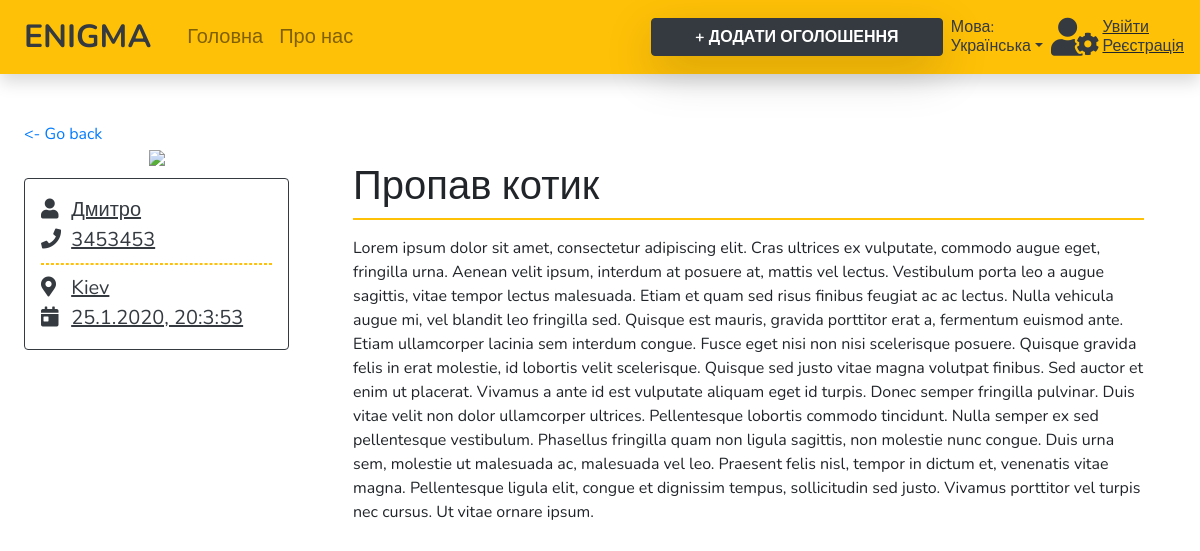
Page /post.php?id=62 on the committed database.
### tables this page shows
CREATE TABLE `users` (
  `id` int(11) NOT NULL,
  `uid` varchar(100) NOT NULL,
  `name` varchar(255) DEFAULT NULL,
  `email` varchar(255) DEFAULT NULL,
  `password` varchar(255) DEFAULT NULL,
  `login` varchar(255) DEFAULT NULL,
  `phone` varchar(255) DEFAULT NULL,
  `address` varchar(255) DEFAULT NULL,
  `checked1` tinyint(1) DEFAULT NULL,
  `checked2` tinyint(1) DEFAULT NULL,
  `status` tinyint(1) DEFAULT NULL,
  `regdate` datetime NOT NULL
);

CREATE TABLE `posts` (
  `id` int(11) NOT NULL,
  `owner_id` int(11) DEFAULT NULL,
  `uid` varchar(255) DEFAULT NULL,
  `header` varchar(255) DEFAULT NULL,
  `category` varchar(255) DEFAULT NULL,
  `desc` varchar(2048) DEFAULT NULL,
  `img` varchar(1024) DEFAULT NULL,
  `location` varchar(255) DEFAULT NULL,
  `regdate` varchar(255) DEFAULT NULL,
  `status` enum('lost','found','theft','deactivated') DEFAULT NULL,
  `reward` int(11) DEFAULT NULL
);

### post.php (the view, shortened to what this page needs)
<?php
require_once('components/header.php');
require_once('components/navbar.php');
$img = [];
$postInfo = mysqli_query($link, "SELECT * FROM `posts` WHERE `id` = '$_GET[id]'");
$postInfo = mysqli_fetch_assoc($postInfo);
$ownerInfo = mysqli_query($link, "SELECT `name`, `phone` FROM `users` WHERE `id` = '$postInfo[owner_id]'");
$ownerInfo = mysqli_fetch_assoc($ownerInfo);
if (isset($postInfo['img'])){
    $img = json_decode($postInfo['img'], true);
}
$date = json_decode($postInfo['regdate'], true);
$displayDate = $date['mday'] . '.' . $date['mon'] . '.' . $date['year'] . ', ' . $date['hours'] . ':' . $date['minutes'] . ':' . $date['seconds'];
?>
    <main class="mt-5 mx-2">
        <a href="index.php" class="py-3 m-3"><- Go back</a>
        <div class="d-none d-md-flex flex-row">
            <div class="d-flex flex-column mx-3">
                <?php if (isset($img)){
                    echo "<div class='d-flex justify-content-center'><img src='{$img['data']['url']}' class='img-fluid my-1' style='max-height: 300px;max-width: 500px;'></div>";
                } else {
                    echo '<i class="fas fa-question-square text-decoration-none text-dark my-1" style="font-size: 300px;"></i>';
                } ?>
                <div class="rounded border border-dark d-flex flex-column p-3 my-2" style="min-width: 265px;">
                    <a href="user.php?id=<?= $postInfo['owner_id'] ?>"
                       class="text-decoration-none text-dark"
                       style="font-size: 20px;">
                        <i class="fas fa-user"></i>
                        <u><?= $ownerInfo['name'] ?></u>
                    </a>
                    <a href="tel:<?= $ownerInfo['phone'] ?>"
                       class="text-decoration-none text-dark"
                       style="font-size: 20px;">
                        <i class="fas fa-phone"></i>
                        <u><?= $ownerInfo['phone'] ?></u>
                    </a>
                    <div class="my-2" style="border: 1px dashed #ffc107;"></div>
                    <a href="https://www.google.com/maps/search/<?= $postInfo['location'] ?>/"
                       class="text-decoration-none text-dark"
                       style="font-size: 20px;">
                        <i class="fas fa-map-marker-alt"></i>
                        <u><?= $postInfo['location'] ?></u>
                    </a>
                    <a href="https://time.is/"
                       class="text-decoration-none text-dark"
                       style="font-size: 20px;">
                        <i class="fas fa-calendar-day"></i>
                        <u><?= $displayDate ?></u>
                    </a>
                </div>
            </div>
            <div class="d-flex flex-column px-5 mt-3">
                <h1 class="text-break"><?= $postInfo['header'] ?></h1>
                <div class="border border border-warning mb-3"></div>
                <span class="text-break"><?= $postInfo['desc'] ?></span>
            </div>
        </div>
    </main>
<?php require_once('components/footer.php'); ?>

### css/style.css (style rules this page uses)
html, body { overflow-x: hidden; width: 100%; height: 100%; font-family: 'Nunito', sans-serif; }
a, button, li, .item, .fa-question-square, .nav-link { transition: .5s; }
i { width: 25px; }

### rows in the picture
users: name "Дмитро", phone "3453453"
posts: location "Kiev", regdate "25.1.2020, 20:3:53", header "Пропав котик", desc "Lorem ipsum dolor sit amet, consectetur adipiscing elit. Cras ultrices ex vulputate, commodo augue eget, fringilla urna. Aenean velit ipsum, interdum at posuere at, mattis vel lectus. Vestibulum porta leo a augue sagittis, vitae tempor lectus malesuada. Etiam et quam sed risus finibus feugiat ac ac lectus. Nulla vehicula augue mi, vel blandit leo fringilla sed. Quisque est mauris, gravida porttitor erat a, fermentum euismod ante. Etiam ullamcorper lacinia sem interdum congue. Fusce eget nisi non nisi scelerisque posuere. Quisque gravida felis in erat molestie, id lobortis velit scelerisque. Quisque sed justo vitae magna volutpat finibus. Sed auctor et enim ut placerat. Vivamus a ante id est…"

### other values in the picture
$dictionary['index']['navbar']['li1'] "Головна"
$dictionary['index']['navbar']['li2'] "Про нас"
$dictionary['index']['navbar']['buttonText3'] "+ ДОДАТИ ОГОЛОШЕННЯ"
$dictionary['index']['navbar']['langText'] "Мова:"
$dictionary['langName'] "Українська"
$dictionary['index']['navbar']['signin'] "Увійти"
$dictionary['index']['navbar']['signup'] "Реєстрація"
